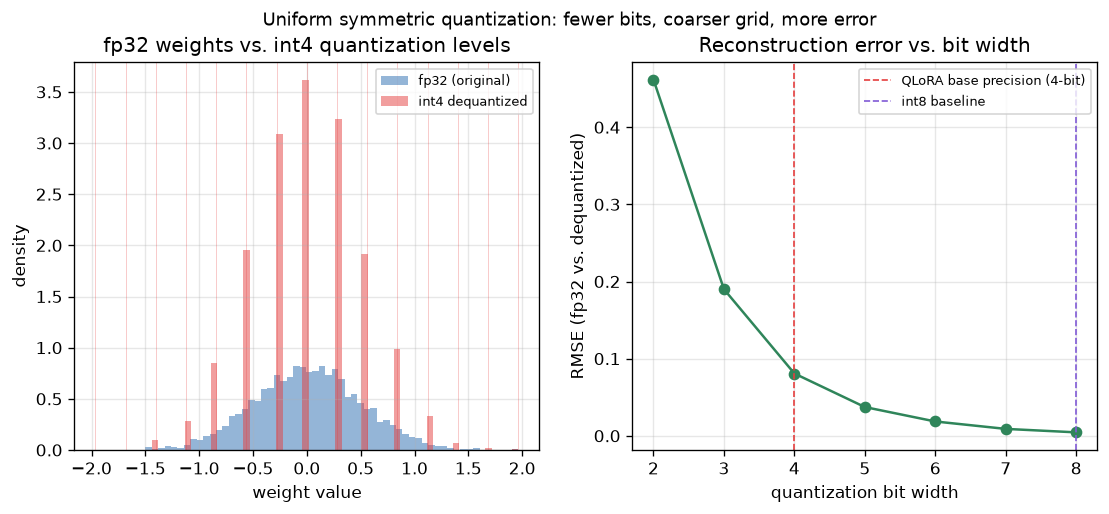

Write the Python code that produced this figure.
"""Quantization error: fp32 weights vs int8/int4 uniform quantization.

Synthesizes a small Gaussian weight tensor (the kind you'd find in a linear
layer), quantizes it with a simple symmetric uniform scheme at 8-bit and
4-bit, and plots (a) the value distribution with quantization levels overlaid
and (b) reconstruction error vs. bit width. This is the core tradeoff QLoRA
exploits: push the frozen base weights to 4-bit (huge memory savings) while
keeping the small LoRA adapters in higher precision (where errors matter).
"""
import numpy as np
import matplotlib.pyplot as plt

np.random.seed(42)

n = 4000
weights = np.random.randn(n).astype(np.float32) * 0.5  # typical fp32 layer-weight-ish spread


def quantize_symmetric(x, bits):
    qmax = 2 ** (bits - 1) - 1  # symmetric range: e.g. bits=8 -> [-127, 127]
    scale = np.max(np.abs(x)) / qmax
    q = np.round(x / scale)
    q = np.clip(q, -qmax, qmax)
    return q * scale, scale  # dequantized values + scale factor


dequant_int8, scale8 = quantize_symmetric(weights, 8)
dequant_int4, scale4 = quantize_symmetric(weights, 4)

err_int8 = np.abs(weights - dequant_int8)
err_int4 = np.abs(weights - dequant_int4)

bits_range = np.arange(2, 9)
rmse_by_bits = []
for b in bits_range:
    dq, _ = quantize_symmetric(weights, b)
    rmse_by_bits.append(np.sqrt(np.mean((weights - dq) ** 2)))

fig, axes = plt.subplots(1, 2, figsize=(11, 4.2))

axes[0].hist(weights, bins=60, alpha=0.5, label="fp32 (original)", color="#2b6cb0", density=True)
axes[0].hist(dequant_int4, bins=60, alpha=0.5, label="int4 dequantized", color="#e53e3e", density=True)
levels4 = np.unique(np.round(np.linspace(-2 ** 3 + 1, 2 ** 3 - 1, 15)) * scale4)
for lvl in levels4:
    axes[0].axvline(lvl, color="#e53e3e", linewidth=0.4, alpha=0.4)
axes[0].set_xlabel("weight value")
axes[0].set_ylabel("density")
axes[0].set_title("fp32 weights vs. int4 quantization levels")
axes[0].legend(fontsize=8)
axes[0].grid(alpha=0.3)

axes[1].plot(bits_range, rmse_by_bits, marker="o", color="#2f855a")
axes[1].axvline(4, color="#e53e3e", linestyle="--", linewidth=1, label="QLoRA base precision (4-bit)")
axes[1].axvline(8, color="#805ad5", linestyle="--", linewidth=1, label="int8 baseline")
axes[1].set_xlabel("quantization bit width")
axes[1].set_ylabel("RMSE (fp32 vs. dequantized)")
axes[1].set_title("Reconstruction error vs. bit width")
axes[1].legend(fontsize=8)
axes[1].grid(alpha=0.3)

fig.suptitle("Uniform symmetric quantization: fewer bits, coarser grid, more error", fontsize=11)
plt.savefig("graph_DAY_74.png", dpi=120, bbox_inches="tight")

print(f"int8 RMSE: {np.sqrt(np.mean(err_int8 ** 2)):.5f}")
print(f"int4 RMSE: {np.sqrt(np.mean(err_int4 ** 2)):.5f}")
